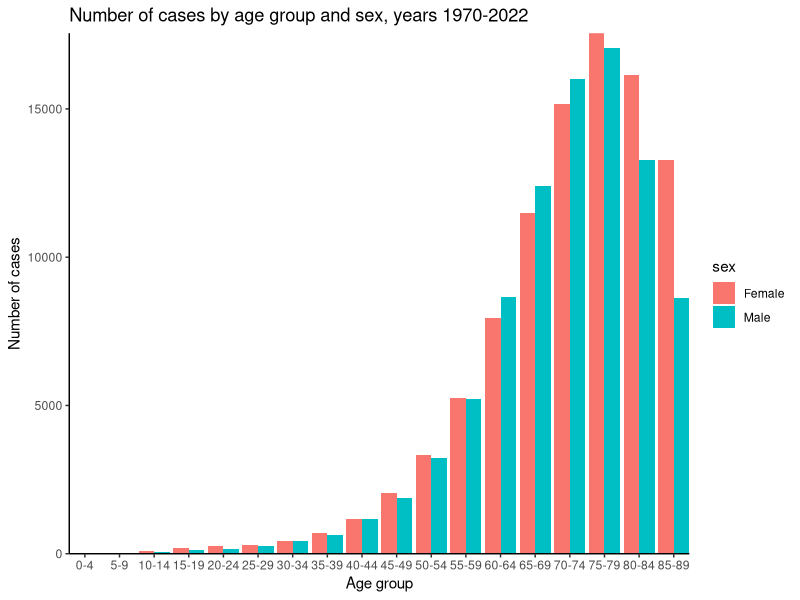
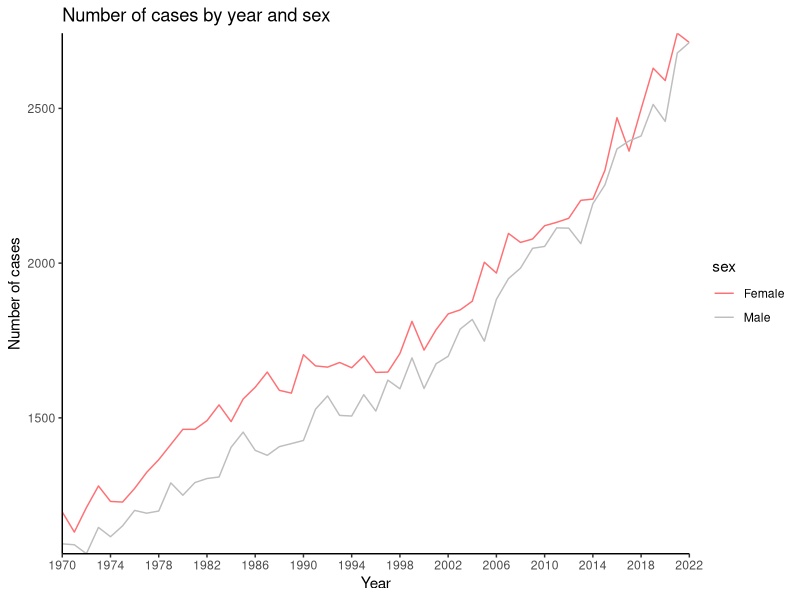
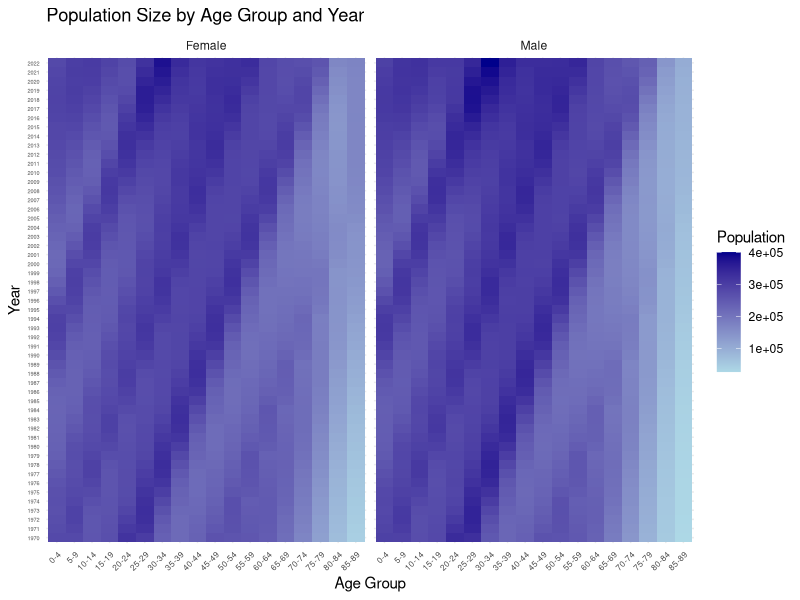
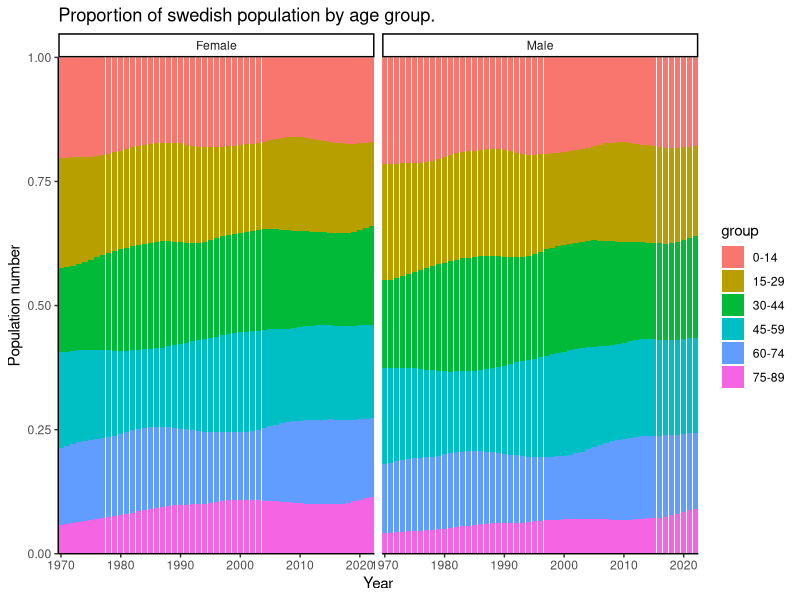
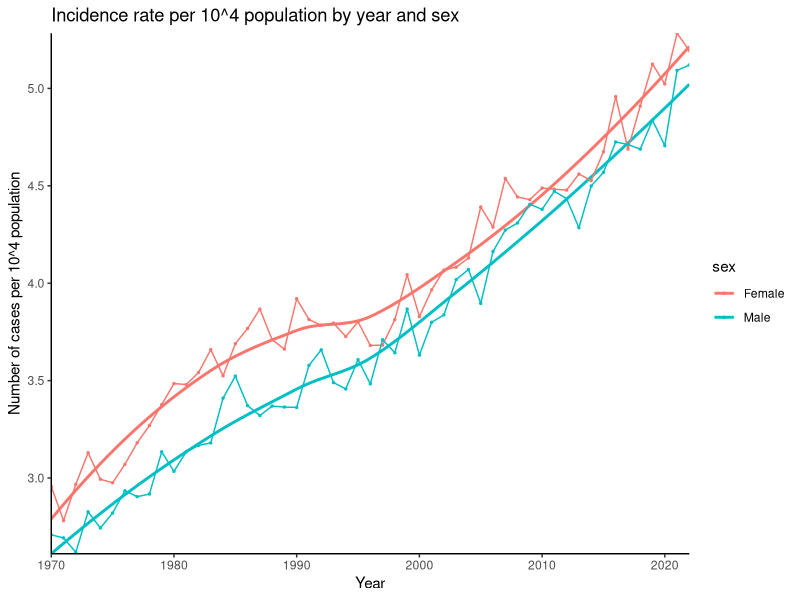
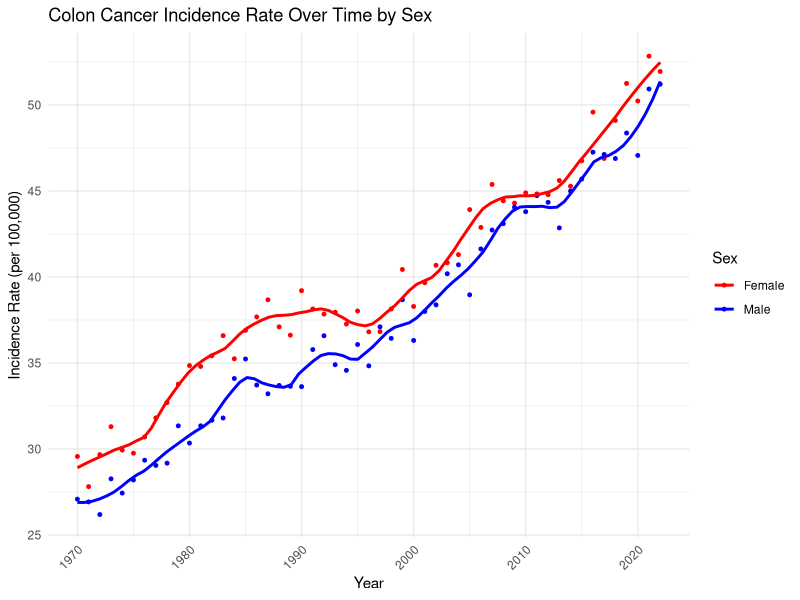
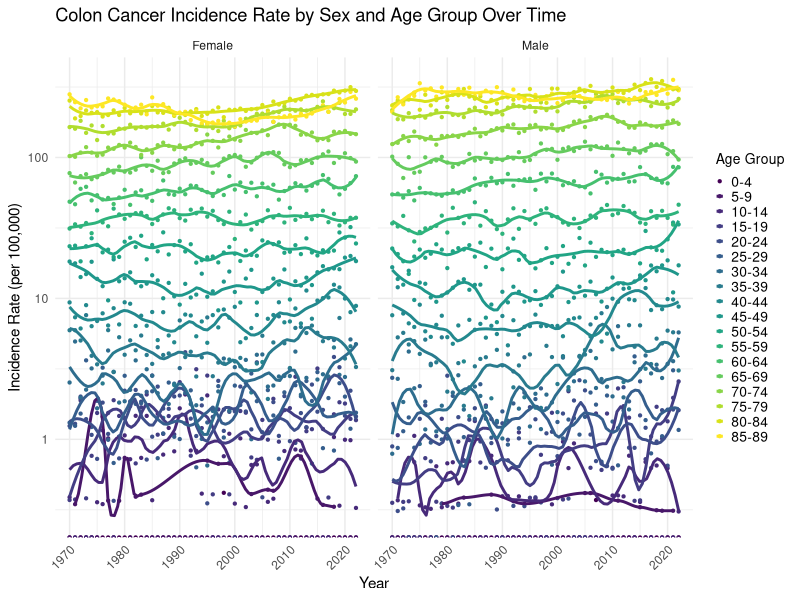
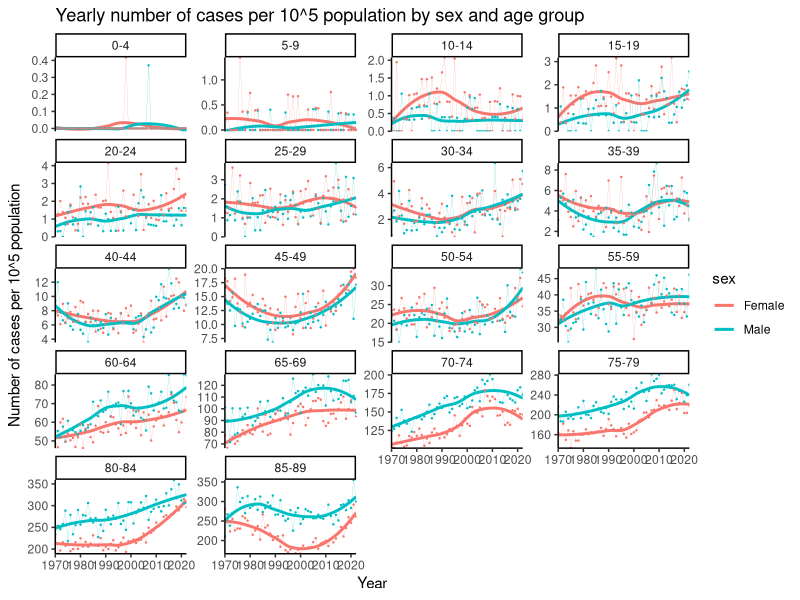

Here is the R script that generated these plots, in order:
## ---- chunk 1
knitr::opts_chunk$set(warning = FALSE, message = FALSE) 
## ---- chunk 2
library(readr)
library(tidyverse)
library(ggplot2)
library(splines)
## ---- chunk 3
cases <- readr::read_tsv("cases.tsv")
population <- readr::read_tsv("population.tsv")
## ---- chunk 4
cases %>% summary()
# order agegroups 
factor_groups <- cases %>% pull(agegroup) %>% unique()
cases <- cases %>% mutate(agegroup = factor(agegroup, levels = factor_groups)) 
## ---- chunk 5
cases %>% pull(agegroup) %>% unique()
## ---- chunk 6
cases %>% pull(sex) %>% unique()
## ---- chunk 7
cases %>% 
  group_by(agegroup,sex) %>% 
  summarize(n = sum(n)) %>% 
  ungroup() %>% 
  ggplot(aes(x = agegroup, y = n, fill = sex)) +
  geom_bar(stat = "identity", position=position_dodge()) +
  # scale_fill_manual(values=c("#FF7074", 
  #                            "gray"))+
  theme_classic() + 
  coord_cartesian(expand = FALSE) + 
  # add labels and title
  ggtitle("Number of cases by age group and sex, years 1970-2022") +
  xlab("Age group") + ylab("Number of cases")
 
## ---- chunk 8
cases %>% 
  group_by(year,sex) %>% 
  summarize(n = sum(n)) %>% 
  ungroup() %>% 
  ggplot(aes(x = year, y = n, col = sex)) +
  #geom_point() +
  stat_summary(geom="line")+
  scale_color_manual(values=c("#FF7074", 
                            "gray"))+
  theme_classic() + 
  coord_cartesian(expand = FALSE) + 
  scale_x_continuous(lim = c(1970, 2022), breaks = c(seq(1970, 2022, by = 4)))+
  # add labels and title
  ggtitle("Number of cases by year and sex") +
  xlab("Year") + ylab("Number of cases")
## ---- chunk 9
data_population <- readr::read_tsv("population.tsv")
data_population$agegroup <- factor(data_population$agegroup, levels = c("0-4", "5-9", "10-14", "15-19", 
                                                              "20-24", "25-29", "30-34", "35-39", 
                                                              "40-44", "45-49", "50-54", "55-59", 
                                                              "60-64", "65-69", "70-74", "75-79", 
                                                              "80-84", "85-89"))

# Summarize total cases by year and sex
population_by_year_sex <- data_population %>%
  group_by(year, sex) %>%
  summarize(total_cases = sum(n_pop, na.rm = TRUE), .groups = "drop")

# Heatmap of population size
ggplot(data_population, aes(x = agegroup, y = factor(year), fill = n_pop)) +
  geom_tile() +
  facet_wrap(~sex) +  # Separate plots for males and females
  scale_fill_gradient(low = "lightblue", high = "darkblue", name = "Population") +
  labs(
    title = "Population Size by Age Group and Year",
    x = "Age Group",
    y = "Year"
  ) +
  theme_minimal() +
  theme(
    axis.text.x = element_text(size = 6, angle = 45, hjust = 1),  # Smaller x-axis text
    axis.text.y = element_text(size = 4)                         # Smaller y-axis text
  )
## ---- chunk 10
head(population)
summary(population)
## ---- chunk 11
# Compare age groups
all(unique(cases$agegroup) %in% unique(population$agegroup))

# Compare calendar years
all(unique(cases$year) %in% unique(population$year))
## ---- chunk 12
population <- population %>%  mutate(agegroup = factor(agegroup, levels = factor_groups)) 
## ---- chunk 13
population %>%
  mutate(group = case_when(
    agegroup %in% factor_groups[1:3] ~ "0-14",
    agegroup %in% factor_groups[4:6] ~ "15-29",
    agegroup %in% factor_groups[7:9] ~ "30-44",
    agegroup %in% factor_groups[10:12] ~ "45-59",
    agegroup %in% factor_groups[13:15] ~ "60-74",
    agegroup %in% factor_groups[16:18] ~ "75-89",
    TRUE ~ NA
    )
    ) %>%
  ggplot(aes(x = year, y = n_pop, fill = group)) +
  facet_wrap(~sex, ncol = 2) +
  geom_bar(position="fill", stat="identity") +
  theme_classic() +
  coord_cartesian(expand = FALSE) +
  # add labels and title
  ggtitle("Proportion of swedish population by age group.") +
  xlab("Year") + ylab("Population number")
## ---- chunk 14
# merging datasets
cases_pop <- cases %>% left_join(population) 
## ---- chunk 15
# ## check
# cases %>% nrow() == cases_pop %>% nrow() 
# population %>% nrow() == cases_pop %>% nrow() 
cases_pop %>% head()
## ---- chunk 16
# cases by year and sex
cases_ys <- cases %>% 
  group_by(year, sex) %>% 
  summarize(n = sum(n)) %>% 
  ungroup()

# population by year and sex
population_ys <- population %>% 
  group_by(year, sex) %>% 
  summarize(n_pop = sum(n_pop)) %>% 
  ungroup()
## ---- chunk 17
# rate per hundred thousand population, dataset with age
cases_pop <- cases_pop %>% 
  # rate per 10^5 population
  mutate(rate = 10^5 * n/n_pop)

# rate per ten thousand population, dataset without age
# create dataset without age variable
cases_pop_ys <- cases_ys %>% 
  left_join(population_ys) %>% 
    # rate per 10^4 population
  mutate(rate = 10^4 * n/n_pop)
## ---- chunk 18
cases_pop_ys %>% 
  ggplot(aes(x = year, y = rate, color = sex)) +
  # smooth the curve
  geom_smooth(se= FALSE) +
  # non smoothed data
  geom_point(size = 0.5) +
  stat_summary(geom="line") +
  theme_classic() + 
  coord_cartesian(expand = FALSE) + 
  #scale_x_continuous(lim = c(1970, 2022), breaks = c(seq(1970, 2022, by = 4))) +
  # add labels and title
  ggtitle("Incidence rate per 10^4 population by year and sex") +
  xlab("Year") + ylab("Number of cases per 10^4 population")
## ---- chunk 19
# Merge the cases and population data
merged_data <- cases %>%
  inner_join(data_population, by = c("year", "agegroup", "sex"))

# Summarize the total cases and population size by year and sex
summary_data <- merged_data %>%
  group_by(year, sex) %>%
  summarize(
    total_cases = sum(n, na.rm = TRUE),
    total_population = sum(n_pop, na.rm = TRUE),
    .groups = "drop"
  )

## ---- chunk 20
# Calculate incidence rate for detailed data
merged_data <- merged_data %>%
  mutate(incidence_rate = n / n_pop * 100000)  # Rate per 100,000 people

# Calculate incidence rate for summarized data
summary_data <- summary_data %>%
  mutate(incidence_rate = total_cases / total_population * 100000)  # Rate per 100,000 people
## ---- chunk 21
# Plot incidence rate over time with smoother (separately for males and females)
ggplot(summary_data, aes(x = year, y = incidence_rate, color = sex)) +
  geom_point(size = 1) +  # Points for visibility
  geom_smooth(method = "loess", span = 0.2, se = FALSE, linetype = "solid") +  # Smoothing with LOESS
  scale_color_manual(values = c("Male" = "blue", "Female" = "red")) +
  labs(
    title = "Colon Cancer Incidence Rate Over Time by Sex",
    x = "Year",
    y = "Incidence Rate (per 100,000)",
    color = "Sex"
  ) +
  theme_minimal() +
  theme(axis.text.x = element_text(angle = 45, hjust = 1))
## ---- chunk 22
# Plot incidence rates over time by sex and age group with smoothed lines
ggplot(merged_data, aes(x = year, y = incidence_rate, color = agegroup, group = agegroup)) +
  geom_point(size = .8) +  # Points for visibility
  geom_smooth(method = "loess", span = 0.2, se = FALSE, linetype = "solid") +  # Smoothing with LOESS
  facet_wrap(~sex) +  # Separate plots for males and females
  scale_color_viridis_d(name = "Age Group") +  # Use viridis color scale for age groups
  labs(
    title = "Colon Cancer Incidence Rate by Sex and Age Group Over Time",
    x = "Year",
    y = "Incidence Rate (per 100,000)",
    color = "Age Group"
  ) +
  scale_y_log10() +
  theme_minimal() +
  theme(axis.text.x = element_text(angle = 45, hjust = 1)) +
  theme(
    axis.text.x = element_text(angle = 45, hjust = 1),
    legend.key.size = unit(.2, "cm"),  # Reduce size of legend keys (symbols)
    legend.text = element_text(size = 10),  # Reduce size of legend text
    legend.title = element_text(size = 10)  # Adjust size of legend title
  ) 
## ---- chunk 23
cases_pop %>% 
  ggplot(aes(x = year, y = rate, color = sex)) +
  facet_wrap(~ agegroup , ncol = 4, scales = "free_y") +
  # smooth the curve
  geom_smooth(se = FALSE) +
  # non smoothed data
  geom_point(size = 0.2) +
  stat_summary(geom="line", size = 0.05) +
  theme_classic() + 
  coord_cartesian(expand = FALSE) + 
  #scale_x_continuous(lim = c(1970, 2022), breaks = c(seq(1970, 2022, by = 4))) +
  # add labels and title
  ggtitle(paste("Yearly number of cases per 10^5 population by sex and age group")) + 
  xlab("Year") + ylab("Number of cases per 10^5 population") 
  
## ---- chunk 24
model <- cases_pop_ys %>%  
  glm(formula = n ~ year + sex + offset(log(n_pop)), family = "poisson")
summary(model)
## ---- chunk 25
toplot <- cases_pop_ys %>% 
  add_column(fitted = model$fitted.values) %>% 
  mutate(fitted_rate = 10^4* fitted/n_pop)

toplot %>% 
  pivot_longer(cols = c(rate, fitted_rate), names_to = "type") %>% 
  ggplot(aes(x = year, y = value)) +
  geom_point(aes(color = type), size = 0.5) +
  facet_wrap(~sex, ncol = 2) +
  theme_classic() + 
  coord_cartesian(expand = FALSE) + 
  #scale_x_continuous(lim = c(1970, 2022), breaks = c(seq(1970, 2022, by = 4))) +
  # add labels and title
  ggtitle("Incidence rate by year and sex, fitted and observed values") +
  xlab("Year") + ylab("Number of cases per 10^4 population") 
## ---- chunk 26
exp(model$coefficients[1] + model$coefficients[2] * 1970 + model$coefficients[3] * 1)

exp(model$coefficients[1] + model$coefficients[2] * 1970 + model$coefficients[3] * 0)
## ---- chunk 27
exp(model$coefficients[1] + model$coefficients[2] * 2020 + model$coefficients[3] * 1)

exp(model$coefficients[1] + model$coefficients[2] * 2020 + model$coefficients[3] * 0)
## ---- chunk 28
model_age <- cases_pop %>% 
  mutate(agegroup = factor(agegroup, levels = factor_groups)) %>% 
  glm(formula = n ~ year*sex + year*agegroup + agegroup * sex + offset(log(n_pop)), family = "poisson")
summary(model_age)
## ---- chunk 29
# males
exp(
    #intercept 
    model_age$coefficients[1] + 
    #year
    model_age$coefficients[2] * 1970 + 
    #sex
    model_age$coefficients[3] * 1 + 
    #age 70-74
    model_age$coefficients[17] + 
    # year*sex
    model_age$coefficients[21] * 1970 * 1 + 
    # year*age 70-74
    model_age$coefficients[35] * 1970+
    # sex*age 70-74 
    model_age$coefficients[52] * 1)

# females
exp(
    #intercept 
    model_age$coefficients[1] + 
    #year
    model_age$coefficients[2] * 1970 + 
    #sex
    model_age$coefficients[3] * 0 + 
    #age 70-74
    model_age$coefficients[17] + 
    # year*sex
    model_age$coefficients[21] * 1970 * 0 + 
    # year*age 70-74
    model_age$coefficients[35] * 1970 +
    # sex*age 70-74 
    model_age$coefficients[52] * 0)
## ---- chunk 30
# males
exp(
    #intercept 
    model_age$coefficients[1] + 
    #year
    model_age$coefficients[2] * 2020 + 
    #sex
    model_age$coefficients[3] * 1 + 
    #age 70-74
    model_age$coefficients[17] + 
    # year*sex
    model_age$coefficients[21] * 2020 * 1 + 
    # year*age 70-74
    model_age$coefficients[35] *2020+
    # sex*age 70-74 
    model_age$coefficients[52] * 1)

# females
exp(
    #intercept 
    model_age$coefficients[1] + 
    #year
    model_age$coefficients[2] * 2020 + 
    #sex
    model_age$coefficients[3] * 0 + 
    #age 70-74
    model_age$coefficients[17] + 
    # year*sex
    model_age$coefficients[21] * 2020 * 0 + 
    # year*age 70-74
    model_age$coefficients[35] * 2020+
    # sex*age 70-74 
    model_age$coefficients[52] * 0)
## ---- chunk 31
toplot <- cases_pop %>% 
  add_column(fitted = model_age$fitted.values) %>% 
  mutate(fitted_rate = 10^5* fitted/n_pop)
  
toplot %>% 
  pivot_longer(cols = c(rate, fitted_rate), names_to = "type") %>% 
  filter(agegroup %in% c("50-54", "70-74" , "85-89")) %>% 
  ggplot(aes(x = year, y = value, color = agegroup)) +
  geom_point(aes(shape = type), size = 0.5) +
  facet_wrap(~sex, ncol = 2) +
  theme_classic() + 
  coord_cartesian(expand = FALSE) + 
  #scale_x_continuous(lim = c(1970, 2022), breaks = c(seq(1970, 2022, by = 4))) +
  # add labels and title
  ggtitle("Incidence rate by year, age group and sex, fitted and observed values") +
  xlab("Year") + ylab("Number of cases per 10^5 population") 
## ---- chunk 32
age <- seq(2,87,5)
age_df <- data.frame(agegroup = factor_groups, age = age)

splines_to_fit <- cases_pop %>%
  inner_join(age_df)

splines_model <- splines_to_fit %>% 
  glm(formula = n ~ bs(year,df = 4)*sex + bs(year, df = 4)*bs(age, df = 4) + offset(log(n_pop)), family = "poisson")

summary(splines_model)


toplot <- splines_to_fit %>% 
  add_column(fitted = splines_model$fitted.values) %>% 
  mutate(fitted_rate = 10^5* fitted/n_pop) 
  

toplot %>% 
  filter(age %in% c(52,72,87)) %>% 
  ggplot(aes(x = year, y = fitted_rate, color = agegroup)) +
  facet_wrap(~sex, ncol = 2) +
  geom_point(size = 0.1) +
  stat_summary(geom="line") +
  theme_classic() + 
  coord_cartesian(expand = FALSE) + 
  scale_x_continuous(lim = c(1970, 2022), breaks = c(seq(1970, 2022, by = 4))) +
  # add labels and title
  ggtitle("Incidence rate by year, age and sex, fitted model") +
  xlab("Year") + ylab("Number of cases per 10^5 population") 
## ---- chunk 33
toplot %>% 
  pivot_longer(cols = c(rate, fitted_rate), names_to = "type") %>% 
  filter(age %in% c(52,72,87)) %>% 
  ggplot(aes(x = year, y = value, color = age)) +
  geom_point(aes(shape = type), size = 0.5) +
  facet_wrap(~sex, ncol = 2) +
  theme_classic() + 
  coord_cartesian(expand = FALSE) + 
  #scale_x_continuous(lim = c(1970, 2022), breaks = c(seq(1970, 2022, by = 4))) +
  # add labels and title
  ggtitle("Incidence rate by year, age and sex, fitted and observed values") +
  xlab("Year") + ylab("Number of cases per 10^5 population") 
## ---- chunk 34
# Merge cases and population data frames
merged_data <- merge(cases, population, by = c("agegroup", "sex", "year"))
print(head(merged_data,n=5))

merged_data <- merged_data %>%
  mutate(
    incidence_rate = (n / n_pop) * 100000,
    age_midpoint = as.numeric(sub("-.*", "", agegroup)) + 2,
    sex = factor(sex)
      )

# Print column names to verify
print(colnames(merged_data))

# Plotting the relationship between mid age and incidence rate
ggplot(merged_data, aes(x = age_midpoint, y = incidence_rate)) +
  geom_point(alpha = 0.6) +
  geom_smooth(method = "loess", se = FALSE) +
  facet_wrap(~ sex) +
  labs(title = "Incidence Rate by Age",
       x = "Mid Age of Age Group",
       y = "Incidence Rate (n / n_pop)") +
  theme_minimal()

# Fitting a generalized linear model using splines
splines_model <- glm(
  formula = n ~ bs(year, df = 4)*bs(age_midpoint, df = 4)  * sex + offset(log(n_pop)),
  data = merged_data,
  family = poisson()
)

summary(splines_model)

# Assuming you have your merged data as 'merged_data' and fitted model as 'model'
# Create a new data frame for predictions
age_groups <- c(52, 72, 87)
sex_groups <- c("Female", "Male")
years <- unique(merged_data$year)  # Get all unique years from your data

# Create an empty data frame to store predictions
prediction_data <- expand.grid(
  year = years,
  age_midpoint = age_groups,
  sex = sex_groups
)

# Add population to avoid warnings (use dummy values as predictions will standardize population)
prediction_data$n_pop <- 1


# Use the predict() function to generate predicted values
prediction_data$predicted_incidence <- predict(splines_model, newdata = prediction_data, type = "response")

# Plotting the incidence rates over time for each sex at ages 52, 72, and 87
library(ggplot2)

ggplot(prediction_data, aes(x = year, y = predicted_incidence, color = sex, linetype = as.factor(age_midpoint))) +
  geom_line(size = 1.2) + 
  labs(title = "Predicted Incidence Rates Across Calendar Time",
       x = "Calendar Year",
       y = "Predicted Incidence Rate") +
  scale_color_manual(values = c("blue", "red")) + 
  scale_linetype_manual(values = c("solid", "dashed", "dotted")) +
  theme_minimal() +
  theme(legend.title = element_blank()) +
  theme(legend.position = "bottom")

# Compare with observed values
observed_data <- merged_data %>%
  filter(age_midpoint %in% c(52, 72, 87)) %>%
  group_by(year, age_midpoint, sex) %>%
  summarize(observed_rate = sum(n) / sum(n_pop))


# Combine predicted and observed data
comparison_data <- left_join(prediction_data, observed_data, by = c("year", "age_midpoint", "sex"))


ggplot(comparison_data, aes(x = year)) +
  geom_line(aes(y = predicted_incidence, color = "Predicted"), size = 1) +
  geom_line(aes(y = observed_rate, color = "Observed"), size = 1, linetype = "dashed") +
  facet_wrap(~ age_midpoint + sex, scales = "free_y") +
  labs(
    title = "Comparison of Predicted and Observed Incidence Rates",
    x = "Calendar Year",
    y = "Incidence Rate",
    color = "Legend"
  ) +
  scale_color_manual(values = c("Predicted" = "blue", "Observed" = "red")) +
  theme_minimal()
## ---- chunk 35
# reference values for male and female population
standard_pop <- population %>%
  filter(year == 2022) %>%  
  rename(ref_pop = n_pop) %>% 
  select(-year)

# reference value for total male population 
tot_male <- standard_pop %>% 
  filter(sex == "Male") %>% 
  pull(ref_pop) %>% sum()

# reference value for total female population 
tot_female <- standard_pop %>% 
  filter(sex == "Female") %>% 
  pull(ref_pop) %>% sum()
## ---- chunk 36

age_standardised_rates <- cases_pop %>% 
  select(-rate) %>% 
  left_join(standard_pop) %>% 
  # add number of cases obtained if population number was ref_pop
  mutate(cases_ref_pop = ref_pop * n/n_pop) %>% 
  # for each year, compute total (sum over agegroups) and divide by total reference population
  # keep male and female categories 
  group_by(year, sex) %>% 
  # sum over agegroups 
  summarize(sum_ages = sum(cases_ref_pop, na.rm = TRUE)) %>% 
  mutate(standardised_rate = case_when(sex == "Female" ~ sum_ages/tot_female,
                                       sex == "Male" ~ sum_ages/tot_male,
                                       TRUE ~ NA)
         ) %>% 
  select(-sum_ages) %>% 
  # rescale
  mutate(standardised_rate = 10^4 * standardised_rate)
## ---- chunk 37
age_standardised_rates %>% 
   ggplot(aes(x = year, y = standardised_rate, color = sex)) +
  # smooth the curve
  geom_smooth() +
  # non smoothed data
  geom_point(size = 0.5) +
  stat_summary(geom="line") +
  theme_classic() + 
  coord_cartesian(expand = FALSE) + 
  scale_x_continuous(lim = c(1970, 2022), breaks = c(seq(1970, 2022, by = 4))) +
  # add labels and title
  ggtitle("Standardised incidence rate: cases per 10^4 population by year and sex") +
  xlab("Year") + ylab("Number of cases per 10^4 population - standardised")
## ---- chunk 38
cases_pop_ys %>% 
  filter(sex == "Female") %>% 
  left_join(age_standardised_rates) %>% 
  select(year, sex, rate, standardised_rate) %>% 
  pivot_longer(cols = c(rate, standardised_rate), names_to = "type") %>% 
  ggplot(aes(x = year, y = value, color = type))+
  # smooth the curve
  geom_smooth() +
  # non smoothed data
  geom_point(size = 0.5) +
  stat_summary(geom="line") +
  theme_classic() + 
  coord_cartesian(expand = FALSE) + 
  scale_x_continuous(lim = c(1970, 2022), breaks = c(seq(1970, 2022, by = 4))) +
  # add labels and title
  ggtitle("Standardised vs non standarsised incidence rate - female population") +
  xlab("Year") + ylab("Number of cases per 10^4 population")
## ---- chunk 39
cases_pop_ys %>% 
  filter(sex == "Male") %>% 
  left_join(age_standardised_rates) %>% 
  select(year, sex, rate, standardised_rate) %>% 
  pivot_longer(cols = c(rate, standardised_rate), names_to = "type") %>% 
  ggplot(aes(x = year, y = value, color = type))+
  # smooth the curve
  geom_smooth() +
  # non smoothed data
  geom_point(size = 0.5) +
  stat_summary(geom="line") +
  theme_classic() + 
  coord_cartesian(expand = FALSE) + 
  scale_x_continuous(lim = c(1970, 2022), breaks = c(seq(1970, 2022, by = 4))) +
  # add labels and title
  ggtitle("Standardised vs non standarsised incidence rate - male population") +
  xlab("Year") + ylab("Number of cases per 10^4 population")
## ---- chunk 40

cases_pop_fit <- cases_pop %>% 
  select(-rate, -n) %>% 
  # replace number of cases with fitted number of cases, which should already be in the right order
  add_column(n_fit = model_age$fitted.values)

# repeat question 11
age_standardised_rates_fit <- cases_pop_fit %>% 
  left_join(standard_pop) %>% 
  # add number of cases obtained if population number was ref_pop
  mutate(cases_ref_pop = ref_pop * n_fit/n_pop) %>% 
  # for each year, compute total (sum over agegroups) and divide by total reference population
  # keep male and female categories 
  group_by(year, sex) %>% 
  # sum over agegroups 
  summarize(sum_ages = sum(cases_ref_pop, na.rm = TRUE)) %>% 
  ungroup() %>% 
  mutate(standardised_rate_fit = case_when(sex == "Female" ~ sum_ages/tot_female,
                                       sex == "Male" ~ sum_ages/tot_male,
                                       TRUE ~ NA)
         ) %>% 
  select(-sum_ages) %>% 
  # rescale
  mutate(standardised_rate_fit = 10^4 * standardised_rate_fit)
## ---- chunk 41
cases_pop_ys %>% 
  filter(sex == "Female") %>% 
  left_join(age_standardised_rates) %>% 
  left_join(age_standardised_rates_fit) %>% 
  select(year, sex, rate, standardised_rate, standardised_rate_fit) %>% 
  pivot_longer(cols = c(rate, standardised_rate, standardised_rate_fit), names_to = "type") %>% 
  #filter(type == "standardised_rate_fit") %>% 
  ggplot(aes(x = year, y = value, color = type))+
  # smooth the curve
  geom_smooth() +
  # non smoothed data
  geom_point(size = 0.5) +
  stat_summary(geom="line") +
  theme_classic() + 
  coord_cartesian(expand = FALSE) + 
  scale_x_continuous(lim = c(1970, 2022), breaks = c(seq(1970, 2022, by = 4))) +
  # add labels and title
  ggtitle("Standardised vs non standarsised incidence rate - female population") +
  xlab("Year") + ylab("Number of cases per 10^4 population")
## ---- chunk 42
cases_pop_ys %>% 
  filter(sex == "Male") %>% 
  left_join(age_standardised_rates) %>% 
  left_join(age_standardised_rates_fit) %>% 
  select(year, sex, rate, standardised_rate, standardised_rate_fit) %>% 
  pivot_longer(cols = c(rate, standardised_rate, standardised_rate_fit), names_to = "type") %>% 
  ggplot(aes(x = year, y = value, color = type))+
  # smooth the curve
  geom_smooth() +
  # non smoothed data
  geom_point(size = 0.5) +
  stat_summary(geom="line") +
  theme_classic() + 
  coord_cartesian(expand = FALSE) + 
  scale_x_continuous(lim = c(1970, 2022), breaks = c(seq(1970, 2022, by = 4))) +
  # add labels and title
  ggtitle("Standardised vs non standarsised incidence rate - male population") +
  xlab("Year") + ylab("Number of cases per 10^4 population")
